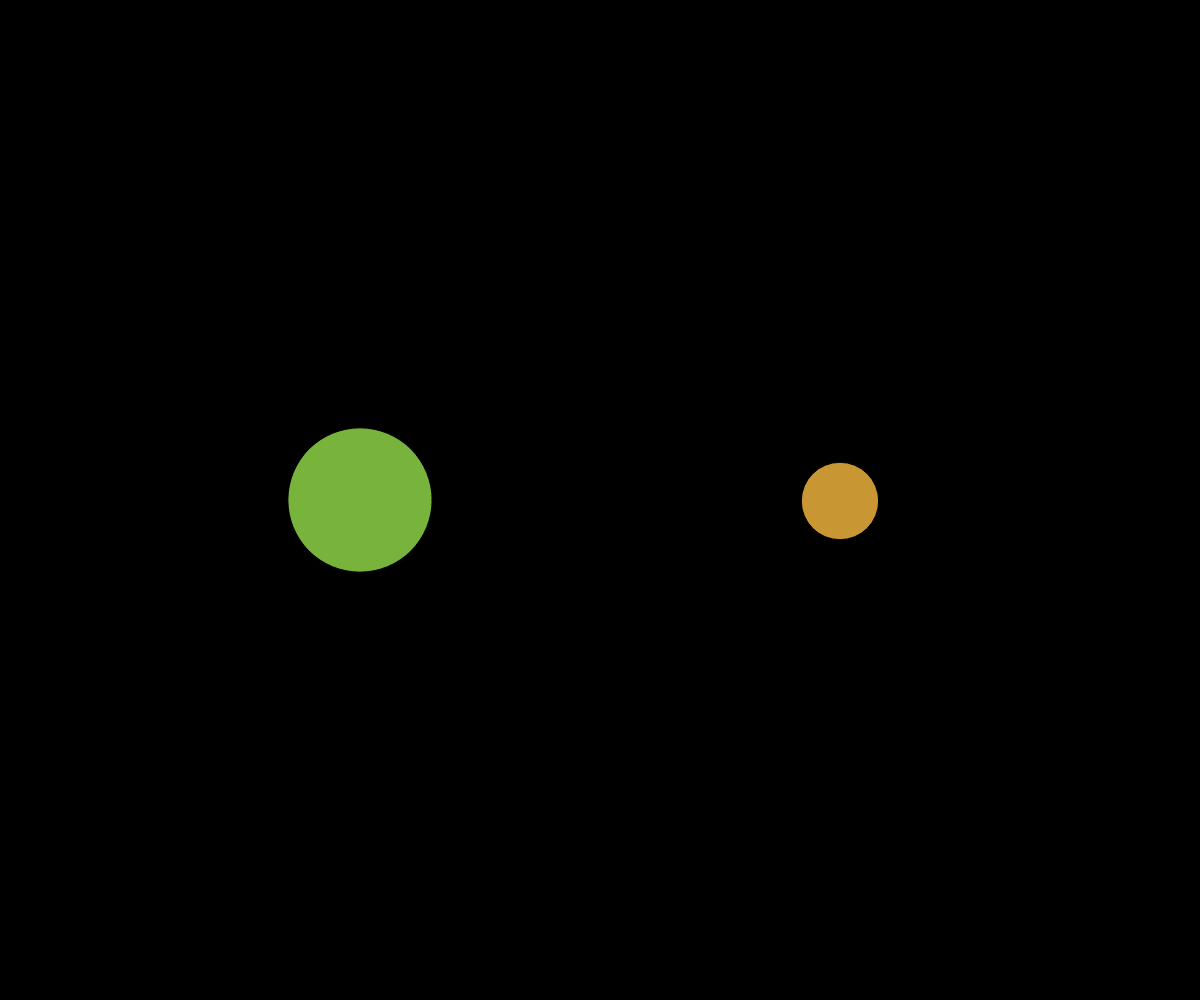
Frame 1 (no input)
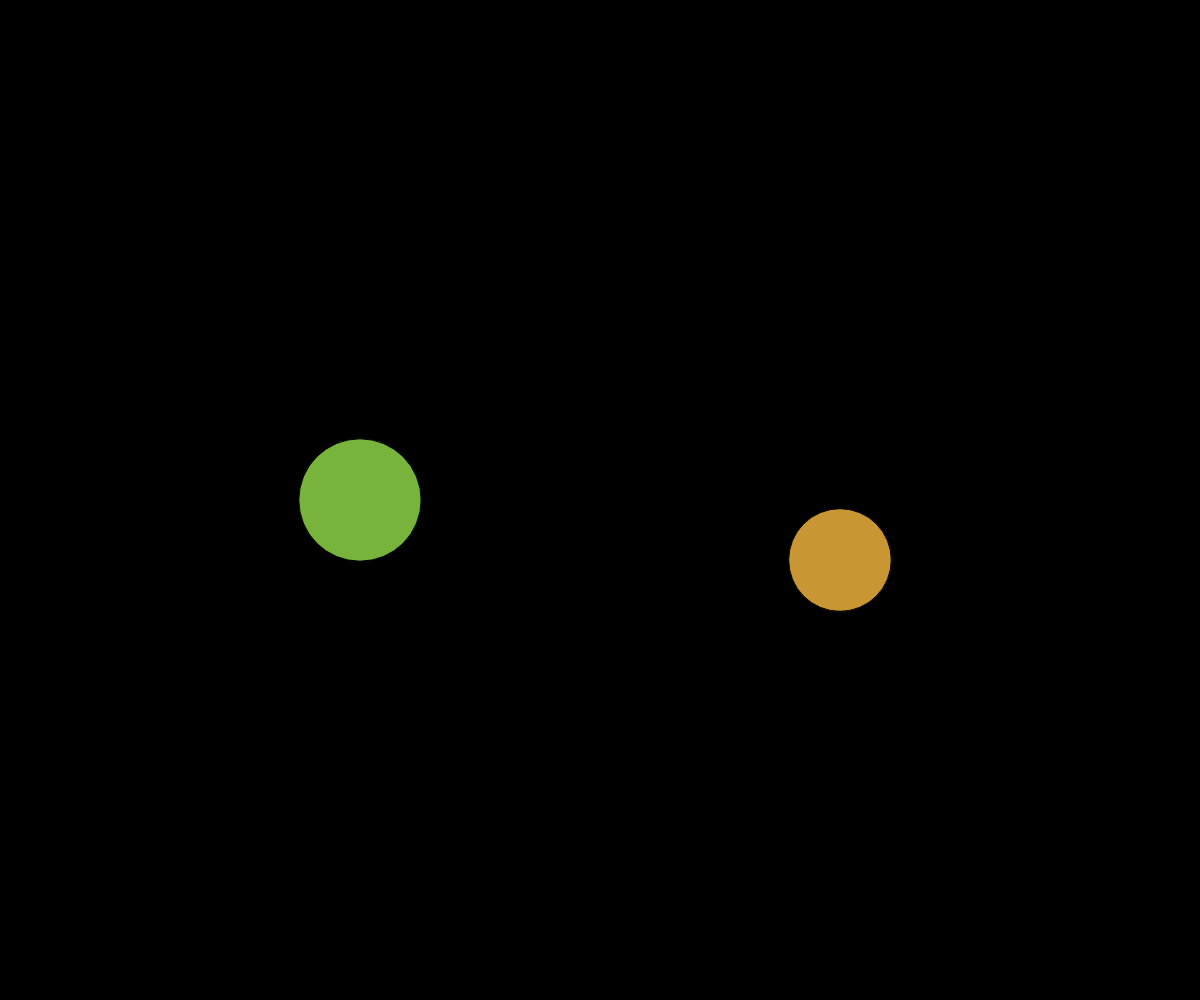
Frame 60 (no input)
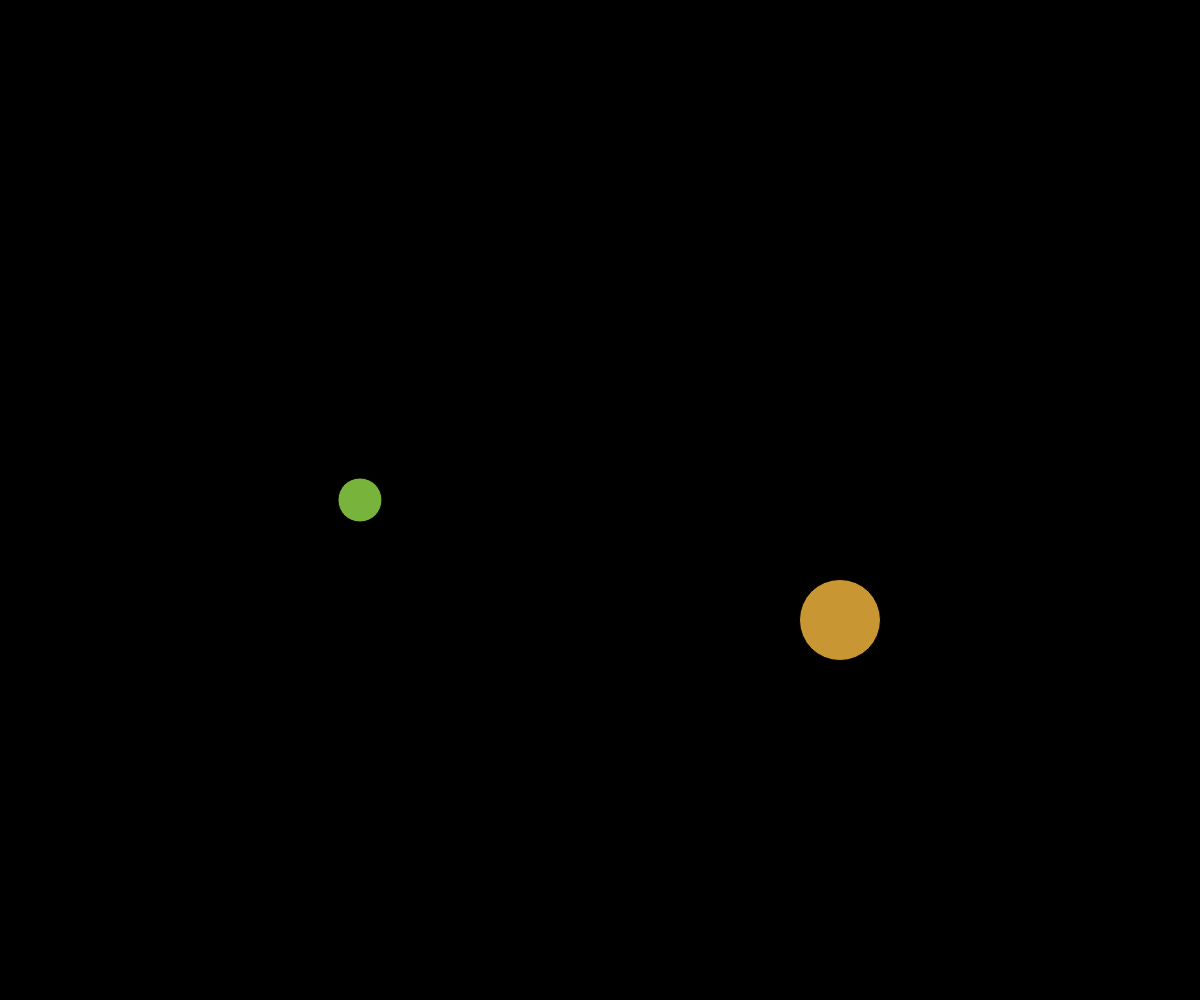
Frame 120 (the mouse pressed at the canvas centre since frame 60)

The p5.js sketch that drew these frames (run headless with seeded random() and noise() and a simulated clock; from frame 60 on, the mouse is pressed at the canvas centre):

// p5.js sketch
// ── sketch.js
// Random vs Noise
// looking at unprodictability
// specifically the difference between uniformly 

// Challenge: use noise() to make/use
let d1, d2;
let minSize = 5;
let maxSize = 200;
let x1,x2,y1,y2;



//variables for using noise();
let noiseTime = 5;
let noiseSpeed = 0.5;

let ySpeed = 1;

function setup() {
  createCanvas(windowWidth, windowHeight);
  x1 = width * 0.3;
  y1 = height * 0.5;
  x2 = width *0.7;
  y2 = height * 0.5;
  frameRate(132);
}



function draw() {
  background(0);
  // randomSeed(702);
  // stars();
  y2 = y2 + ySpeed;
  randomCircle();
  noiseCircle();
}


function noiseCircle()
{
  fill(200,150,50);
  d2 = noise(noiseTime); // yield value between 0-1
  d2 = map(d2, 0, 1, minSize, maxSize);
  circle(x2,y2, d2);
  noiseTime += noiseSpeed;
}

function randomCircle()
{
  //draw a fixed circle with random()
  // changing diameter

  fill(120,180,60);
  d1 = random(minSize,maxSize);
  circle(x1,y1,d1);
}


function stars() {
  //using random() to generate 100 stars
  fill(255);

  for (let i = 0; i < 100; i++) {
    let x = random(0, width);
    let y = random(0, height);
    circle(x, y, 0.1);
  }
}
